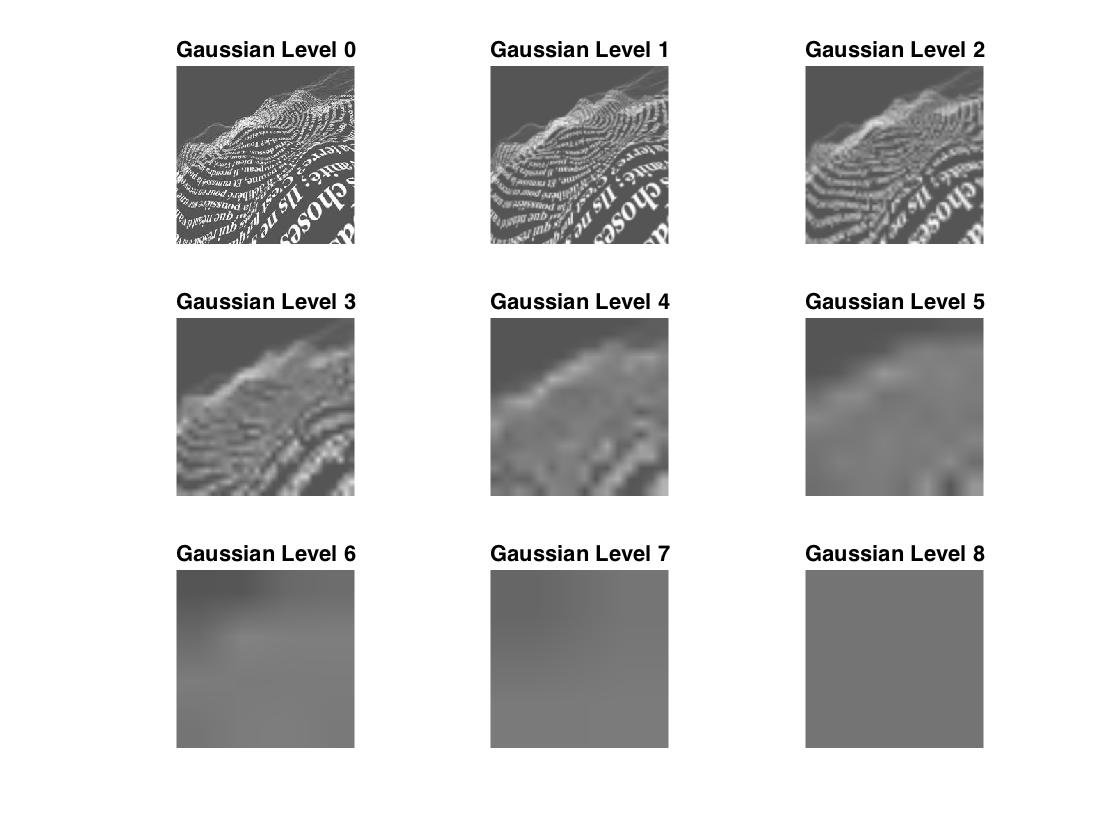
%> input picture Assignment1/Part 1/text.jpg, 1120 x 840 px
$ octave part3.m   (GNU Octave 9; MATLAB toolbox functions it lacks are replaced by stand-ins)
%> lines starting %> are read from the running program, lines starting %| are printed output that depends on the picture
### Assignment1/getGaussianPyramid.m
function [ imagePyramid ] = getGaussianPyramid( image )
    levels = log2(size(image, 1)) + 1;
    imagePyramid = cell(9);
    imagePyramid{1} = image;
    for i = 2:levels
        resizedImage = getNextGaussianLevel(image);
        imagePyramid{i} = resizedImage;
        image = resizedImage;
    end
end

### Assignment1/getNextGaussianLevel.m
function [ filteredImage ] = getNextGaussianLevel( image )
    image = double(image);
    imageSize = size(image, 1);
    filteredImage = zeros([imageSize/2 imageSize/2]);
    for i = 1:2:imageSize
        for j = 1:2:imageSize
            x = uint8((i+1)/2);
            y = uint8((j+1)/2);
            pixelValue = 0.25 * image(i,j) + 0.25 * image(i, j+1) + 0.25 * image(i+1, j) + 0.25 * image(i+1,j+1);
            filteredImage(x,y) = 0.25*image(i,j) + 0.25*image(i, j+1) + 0.25*image(i+1, j) + 0.25*image(i+1,j+1);
        end
    end
end

### Assignment1/getResizedGaussianPyramid.m
function [ resizedImagePyramid ] = getResizedGaussianPyramid( image )
    imagePyramid = getGaussianPyramid(image);
    resizedImagePyramid = cell(size(imagePyramid, 1));
    resizedImagePyramid{1} = imagePyramid{1};
    outputDimension = size(image, 1);
    for i = 2:size(imagePyramid, 1)
        resizedImagePyramid{i} = imresize(imagePyramid{i}, [outputDimension outputDimension], 'bilinear');
    end
end

### Assignment1/part3.m
image = double(imread('text.jpg'));
%> image: size 840x1120x3 double; min 0, max 255, mean 210; mean of the top-left, top-right, bottom-left and bottom-right quarters 209.3, 203.5, 216.3, 210.9
resizedGaussianPyramid = getResizedGaussianPyramid(image);
%> the loop in getGaussianPyramid, `for i = 2:levels` made 4 passes
%> pass 1, in getGaussianPyramid, `resizedImage = getNextGaussianLevel(image);`:
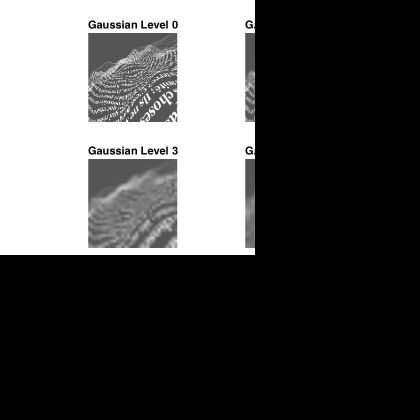
%> resizedImage: size 420x420 double; min 0, max 255, mean 79.1
%> pass 2, in getGaussianPyramid, `resizedImage = getNextGaussianLevel(image);`:
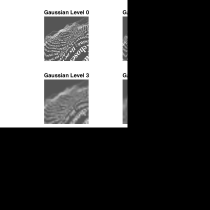
%> resizedImage: size 210x210 double; min 0, max 255, mean 79.1
%> pass 3, in getGaussianPyramid, `resizedImage = getNextGaussianLevel(image);`:
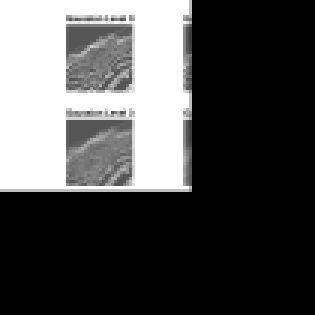
%> resizedImage: size 105x105 double (shown 3 times larger); min 0, max 255, mean 79.1
%> the run ends on the next line
